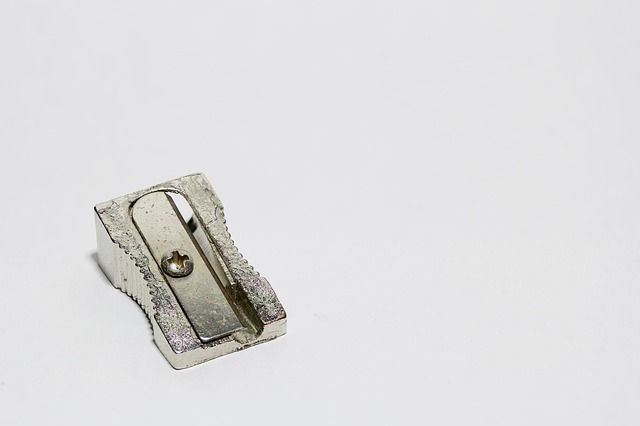
#> input picture Thresholding/img3.jpg, 640 x 426 px, found by its file name
$ python Thresholding.py
#> lines starting #> are read from the running program, lines starting #| are printed output that depends on the picture; after the words box and inside, x2 and y2 are one past the last pixel; in counts of white or black regions, pixels touching at a corner belong together
import cv2
import numpy as np
import imutils

image = cv2.imread(r'Thresholding/img3.jpg',0)
#> image: shape (426, 640); min 0, max 255, mean 222.1
image = imutils.resize(image, width=400)
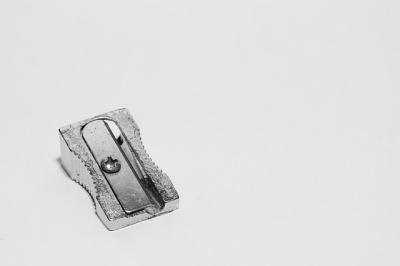
#> image: shape (266, 400); min 5, max 246, mean 222.1

#Tipos de umbralización
_,binarizada = cv2.threshold(image,210,255,cv2.THRESH_BINARY)
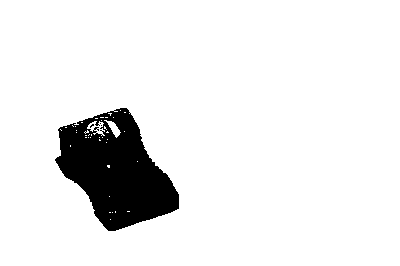
#> binarizada: shape (266, 400); 91.6% white; 4 black regions (3 under 20 px), largest, box (x1, y1, x2, y2) and area: (55, 108, 179, 231) 8936
_,binarizadaInv = cv2.threshold(image, 210, 255, cv2.THRESH_BINARY_INV)
_,trunc = cv2.threshold(image,210,255,cv2.THRESH_TRUNC)
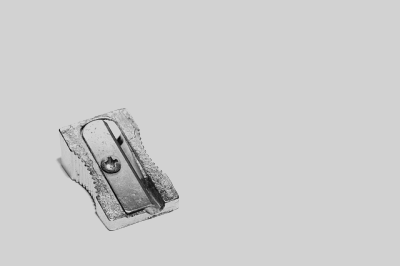
#> trunc: shape (266, 400); min 5, max 210, mean 205.2
_,toZero = cv2.threshold(image,210,255,cv2.THRESH_TOZERO)
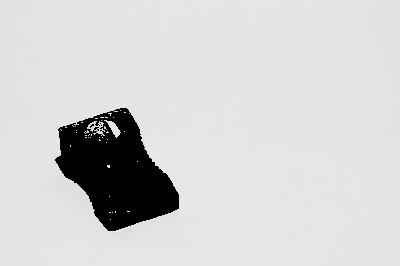
#> toZero: shape (266, 400); min 0, max 246, mean 209.3
_,toZeroInv = cv2.threshold(image,210,255,cv2.THRESH_TOZERO_INV)
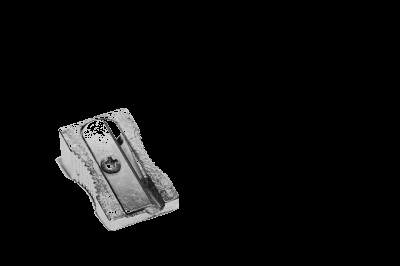
#> toZeroInv: shape (266, 400); min 0, max 210, mean 12.8
cv2.imshow('Image',image)
cv2.imshow('Tipos: Binary - Binary Inv - Trunc - ToZero',np.hstack([binarizada, binarizadaInv, toZero, toZeroInv]))
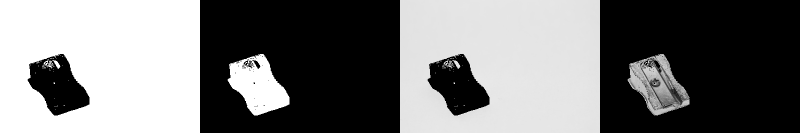
#> window 'Tipos: Binary - Binary Inv - T': shape (266, 1600) (shown at 1/2 size); min 0, max 255, mean 119.3

cv2.waitKey(0)
cv2.destroyAllWindows()
